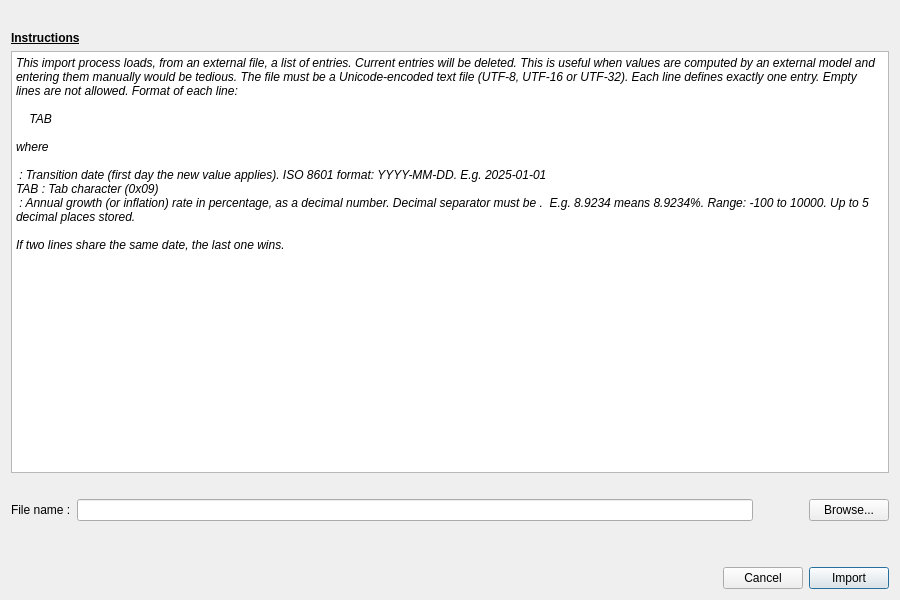
<?xml version="1.0" encoding="UTF-8"?>
<ui version="4.0">
 <class>LoadVariableGrowthTextFileDialog</class>
 <widget class="QDialog" name="LoadVariableGrowthTextFileDialog">
  <property name="geometry">
   <rect>
    <x>0</x>
    <y>0</y>
    <width>900</width>
    <height>600</height>
   </rect>
  </property>
  <property name="windowTitle">
   <string>Import</string>
  </property>
  <property name="modal">
   <bool>true</bool>
  </property>
  <layout class="QVBoxLayout" name="verticalLayout_2">
   <item>
    <layout class="QVBoxLayout" name="verticalLayout">
     <item>
      <spacer name="verticalSpacer">
       <property name="orientation">
        <enum>Qt::Orientation::Vertical</enum>
       </property>
       <property name="sizeType">
        <enum>QSizePolicy::Policy::Fixed</enum>
       </property>
       <property name="sizeHint" stdset="0">
        <size>
         <width>20</width>
         <height>20</height>
        </size>
       </property>
      </spacer>
     </item>
     <item>
      <widget class="QLabel" name="instructionslabel">
       <property name="font">
        <font>
         <bold>true</bold>
         <underline>true</underline>
        </font>
       </property>
       <property name="text">
        <string>Instructions</string>
       </property>
      </widget>
     </item>
     <item>
      <widget class="QPlainTextEdit" name="instructionsPlainTextEdit">
       <property name="font">
        <font>
         <italic>true</italic>
        </font>
       </property>
       <property name="plainText">
        <string>This import process loads, from an external file, a list of entries. Current entries will be deleted. This is useful when values are computed by an external model and entering them manually would be tedious. The file must be a Unicode-encoded text file (UTF-8, UTF-16 or UTF-32). Each line defines exactly one entry. Empty lines are not allowed. Format of each line: 

    &lt;date&gt;TAB&lt;growth&gt;

where

&lt;date&gt; : Transition date (first day the new value applies). ISO 8601 format: YYYY-MM-DD. E.g. 2025-01-01
TAB : Tab character (0x09)
&lt;growth&gt; : Annual growth (or inflation) rate in percentage, as a decimal number. Decimal separator must be .  E.g. 8.9234 means 8.9234%. Range: -100 to 10000. Up to 5 decimal places stored.

If two lines share the same date, the last one wins. </string>
       </property>
      </widget>
     </item>
     <item>
      <spacer name="verticalSpacer_3">
       <property name="orientation">
        <enum>Qt::Orientation::Vertical</enum>
       </property>
       <property name="sizeType">
        <enum>QSizePolicy::Policy::Fixed</enum>
       </property>
       <property name="sizeHint" stdset="0">
        <size>
         <width>20</width>
         <height>20</height>
        </size>
       </property>
      </spacer>
     </item>
     <item>
      <layout class="QHBoxLayout" name="horizontalLayout_2">
       <item>
        <widget class="QLabel" name="label">
         <property name="text">
          <string>File name :</string>
         </property>
        </widget>
       </item>
       <item>
        <widget class="QLineEdit" name="fileNameLineEdit"/>
       </item>
       <item>
        <spacer name="horizontalSpacer">
         <property name="orientation">
          <enum>Qt::Orientation::Horizontal</enum>
         </property>
         <property name="sizeType">
          <enum>QSizePolicy::Policy::Fixed</enum>
         </property>
         <property name="sizeHint" stdset="0">
          <size>
           <width>50</width>
           <height>20</height>
          </size>
         </property>
        </spacer>
       </item>
       <item>
        <widget class="QPushButton" name="browsePushButton">
         <property name="text">
          <string>Browse...</string>
         </property>
         <property name="autoDefault">
          <bool>false</bool>
         </property>
        </widget>
       </item>
      </layout>
     </item>
    </layout>
   </item>
   <item>
    <spacer name="verticalSpacer_2">
     <property name="orientation">
      <enum>Qt::Orientation::Vertical</enum>
     </property>
     <property name="sizeType">
      <enum>QSizePolicy::Policy::Fixed</enum>
     </property>
     <property name="sizeHint" stdset="0">
      <size>
       <width>20</width>
       <height>40</height>
      </size>
     </property>
    </spacer>
   </item>
   <item>
    <layout class="QHBoxLayout" name="horizontalLayout_3">
     <item>
      <spacer name="horizontalSpacer_2">
       <property name="orientation">
        <enum>Qt::Orientation::Horizontal</enum>
       </property>
       <property name="sizeHint" stdset="0">
        <size>
         <width>40</width>
         <height>20</height>
        </size>
       </property>
      </spacer>
     </item>
     <item>
      <widget class="QPushButton" name="cancelPushButton">
       <property name="text">
        <string>Cancel</string>
       </property>
       <property name="autoDefault">
        <bool>false</bool>
       </property>
      </widget>
     </item>
     <item>
      <widget class="QPushButton" name="importPushButton">
       <property name="text">
        <string>Import</string>
       </property>
       <property name="autoDefault">
        <bool>false</bool>
       </property>
       <property name="default">
        <bool>true</bool>
       </property>
      </widget>
     </item>
    </layout>
   </item>
  </layout>
 </widget>
 <resources/>
 <connections/>
</ui>
